Frame 1 (no input): blank canvas, image omitted
Frame 60 (no input): blank canvas, image omitted
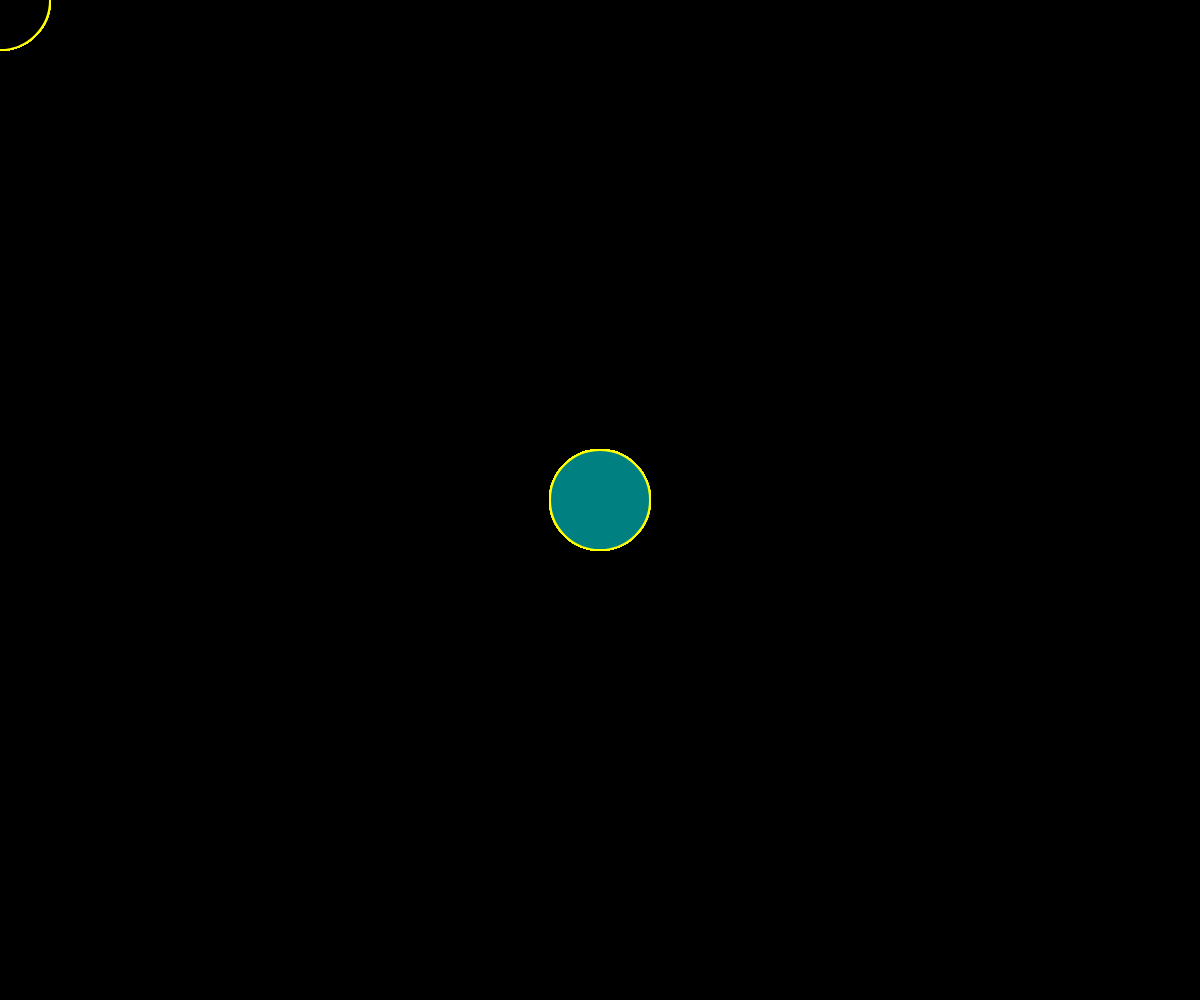
Frame 120 (the mouse pressed at the canvas centre since frame 60)

The p5.js sketch whose frames 1 and 60 were blank and that drew this single picture after the mouse press (run headless with seeded random() and noise() and a simulated clock; from frame 60 on, the mouse is pressed at the canvas centre):

// p5.js sketch
// ── sketch.js
function setup() {
  createCanvas(windowWidth, windowHeight);
  colorMode(HSB); // 設定顏色模式為HSB
  background(0); // 設定背景顏色為黑色
}

function draw() {
  // 根據滑鼠位置動態調整圓的色相和亮度
  let hue = map(mouseX, 0, width, 0, 360);
  let brightness = map(mouseY, 0, height, 0, 100);
  fill(hue, 100, brightness); // 設定填充顏色為動態色相和亮度 (HSB)
  stroke(60, 100, 100); // 設定外框顏色為亮黃色 (HSB: 60, 100, 100)
  strokeWeight(2); // 設定外框粗度
  
  // 畫圓
  ellipse(mouseX, mouseY, 100, 100); // 在滑鼠位置畫一個直徑為100的圓
}

function mouseMoved() {
  redraw(); // 當滑鼠移動時重新繪製
}

function windowResized() {
  resizeCanvas(windowWidth, windowHeight);
  background(0); // 重新設定背景顏色為黑色
}

// ── sketch2.js
function setup() {
    createCanvas(windowWidth, windowHeight);
  }
  
  function draw() {
    background(255, 255, 204); // 設定背景顏色為淡黃色 (RGB: 255, 255, 204)
    
    // 根據滑鼠位置動態調整方框和圓的大小
    let rectSize = map(mouseX, 0, width, 100, 500);
    rectMode(CENTER);
    
    // 畫一整排的方框和圓
    for (let x = rectSize / 2; x <= width; x += rectSize + 20) {
      // 畫方框
      stroke(0, 255, 127); // 設定方框外框顏色為翡翠色 (RGB: 0, 255, 127)
      strokeWeight(10); // 設定方框外框粗度為10
      fill(0, 0, 255); // 設定填充顏色為藍色
      rect(x, height / 2, rectSize, rectSize); // 在畫布中央畫一個方框
  
      // 在方框中間畫圓
      stroke(255, 182, 193); // 設定圓外框顏色為粉紫色 (RGB: 255, 182, 193)
      strokeWeight(10); // 設定圓外框粗度為10
      fill(128, 0, 128); // 設定填充顏色為紫色
      ellipse(x, height / 2, rectSize, rectSize); // 在方框中央畫一個直徑為200的圓
    }
  }
  
  function windowResized() {
    resizeCanvas(windowWidth, windowHeight);
  }
  
